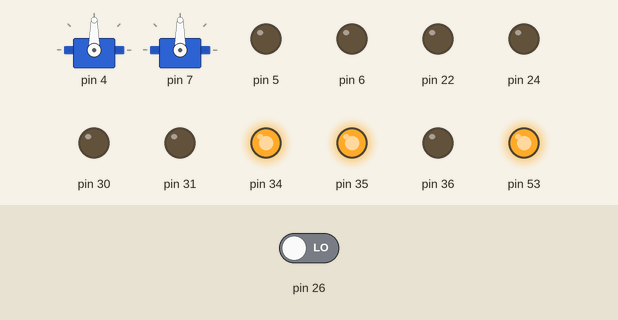
A sketch run on a simulated Arduino Mega 2560, built with avr-gcc and run on an emulated ATmega2560. Shown: 2 × servo, output pins drawn as LEDs (lit = HIGH). Inputs (shaded band) come from the test bench; at power-on: pin 26 LOW.

Above: at 1.2 s.
1.3 s: pin 26 driven HIGH
At 2.4 s:
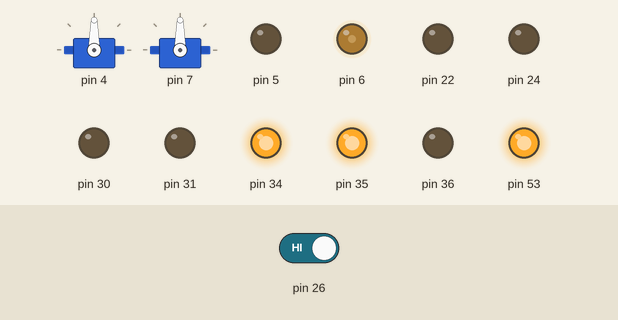
Timing chart, 0 to 4.3 s (numbered marks = the images above; inputs shaded):
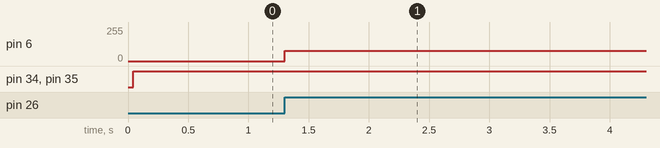

The sketch:

main.ino
```cpp
/*
Projet: Parcours
Equipe: P12
Auteurs: Félix TG
Description: Fait le parcours
Date: 2018-09-27
*/

/* ****************************************************************************
Inclure les librairies de functions que vous voulez utiliser
**************************************************************************** */

#include <LibRobus.h> // Essentielle pour utiliser RobUS


/* ****************************************************************************
Variables globales et defines
**************************************************************************** */
// -> defines...
// L'ensemble des fonctions y ont acces


/* ****************************************************************************
Vos propres fonctions sont creees ici
**************************************************************************** */
void pid(double vitesse, double distance){
  //12B
  double KPB=0.2;
  double KIB=0.02;
  double erreurTot=0;
  ENCODER_Reset(0);
  ENCODER_Reset(1);
  /*while(i<vitesse)
  {
    MOTOR_SetSpeed(0,i);
    MOTOR_SetSpeed(1,i);
    i+=vitesse/3000;
  }*/
  while(ENCODER_Read(0)*0.075594573<distance*0.1)
  {
    MOTOR_SetSpeed(1,0.13+vitesse*((ENCODER_Read(0)*0.075594573)/(distance*0.1)));
    MOTOR_SetSpeed(0,0.13+vitesse*((ENCODER_Read(0)*0.075594573)/(distance*0.1)));
  }
  MOTOR_SetSpeed(0,vitesse);
  MOTOR_SetSpeed(1,vitesse);
  ENCODER_Reset(0);
  ENCODER_Reset(1);
  //(77*pi mm/3200 pulse)=0.075594573mm/pulse
  while(distance*0.8>ENCODER_Read(0)*0.075594573&&distance*0.8>ENCODER_Read(1)*0.075594573)
  {
    double multiplicateur=1;
    double erreur=(ENCODER_Read(0)-ENCODER_Read(1))/50;
    erreurTot+=erreur;
    multiplicateur+=(KPB*erreur+KIB*erreurTot);
    MOTOR_SetSpeed(1,vitesse*multiplicateur);
    delay(50);
  }
  ENCODER_Reset(0);
  ENCODER_Reset(1);
  while(ENCODER_Read(0)*0.075594573<distance*0.1)
  {
    MOTOR_SetSpeed(1,0.13+vitesse-vitesse*((ENCODER_Read(0)*0.075594573)/(distance*0.1)));
    MOTOR_SetSpeed(0,0.13+vitesse-vitesse*((ENCODER_Read(0)*0.075594573)/(distance*0.1)));
  }
  MOTOR_SetSpeed(0,0);
  MOTOR_SetSpeed(1,0);
}
void pid2(double vitesse, double distance){
  //12B
  double KPB=0.2;
  double KIB=0.02;
  double erreurTot=0;
  ENCODER_Reset(0);
  ENCODER_Reset(1);
  /*while(i<vitesse)
  {
    MOTOR_SetSpeed(0,i);
    MOTOR_SetSpeed(1,i);
    i+=vitesse/3000;
  }*/
  while(ENCODER_Read(0)*0.075594573<distance*0.1)
  {
    MOTOR_SetSpeed(1,0.20+vitesse*((ENCODER_Read(0)*0.075594573)/(distance*0.1)));
    MOTOR_SetSpeed(0,0.2+vitesse*((ENCODER_Read(0)*0.075594573)/(distance*0.1)));
  }
  MOTOR_SetSpeed(0,vitesse);
  MOTOR_SetSpeed(1,vitesse);
  ENCODER_Reset(0);
  ENCODER_Reset(1);
  //(77*pi mm/3200 pulse)=0.075594573mm/pulse
  while(distance*0.8>ENCODER_Read(0)*0.075594573&&distance*0.8>ENCODER_Read(1)*0.075594573)
  {
    double multiplicateur=1;
    double erreur=(ENCODER_Read(0)-ENCODER_Read(1))/50;
    erreurTot+=erreur;
    multiplicateur+=(KPB*erreur+KIB*erreurTot);
    MOTOR_SetSpeed(1,vitesse*multiplicateur);
    delay(50);
  }
  ENCODER_Reset(0);
  ENCODER_Reset(1);
  while(ENCODER_Read(0)*0.075594573<distance*0.1)
  {
    MOTOR_SetSpeed(1,0.20+vitesse-vitesse*((ENCODER_Read(0)*0.075594573)/(distance*0.1)));
    MOTOR_SetSpeed(0,0.20+vitesse-vitesse*((ENCODER_Read(0)*0.075594573)/(distance*0.1)));
  }
  MOTOR_SetSpeed(0,0);
  MOTOR_SetSpeed(1,0);
}
//empatement = 18.8 cm
//3.281218894 mm/deg
//0.023038563 deg/pulse
void tournerDroite(double vitesse , double angle)
{
  ENCODER_Reset(0);
  ENCODER_Reset(1);
  while(angle>ENCODER_Read(0)*0.023038563)
  {
    MOTOR_SetSpeed(0,vitesse);
    MOTOR_SetSpeed(1,0);
  }
}
void demiTour(double vitesse)
{
  ENCODER_Reset(1);
  ENCODER_Reset(0);
  while(87>ENCODER_Read(1)*0.023038563||-87<ENCODER_Read(0)*0.023038563)
  {
    if(87>ENCODER_Read(1)*0.023038563)
    {
      MOTOR_SetSpeed(1,vitesse);
    }
    else
      MOTOR_SetSpeed(1,0);
    if(-87<ENCODER_Read(0)*0.023038563)
    {
      MOTOR_SetSpeed(0,-vitesse);
    }
    else
      MOTOR_SetSpeed(0,0);
  }
}
void tournerGauche(double vitesse , double angle)
{
  ENCODER_Reset(0);
  ENCODER_Reset(1);
  while(angle>ENCODER_Read(1)*0.023038563)
  {
    MOTOR_SetSpeed(1,vitesse);
    MOTOR_SetSpeed(0,0);
  }
}
/* ****************************************************************************
Fonctions d'initialisation (setup)
**************************************************************************** */
// -> Se fait appeler au debut du programme
// -> Se fait appeler seulement un fois
// -> Generalement on y initilise les varibbles globales

void setup(){
  BoardInit();
}


/* ****************************************************************************
Fonctions de boucle infini (loop())
**************************************************************************** */
// -> Se fait appeler perpetuellement suite au "setup"

void loop() {
  while(ROBUS_IsBumper(2)==0)
  {}

  MOTOR_SetSpeed(0,0.3);
}
```

Measured:
- after the input at 1.3 s, pin 6: 0/255 → 76/255 at once
